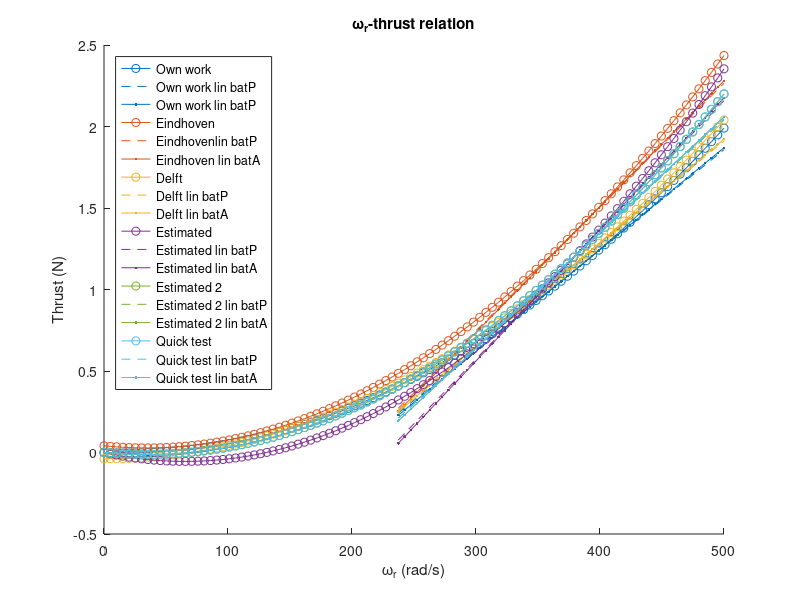
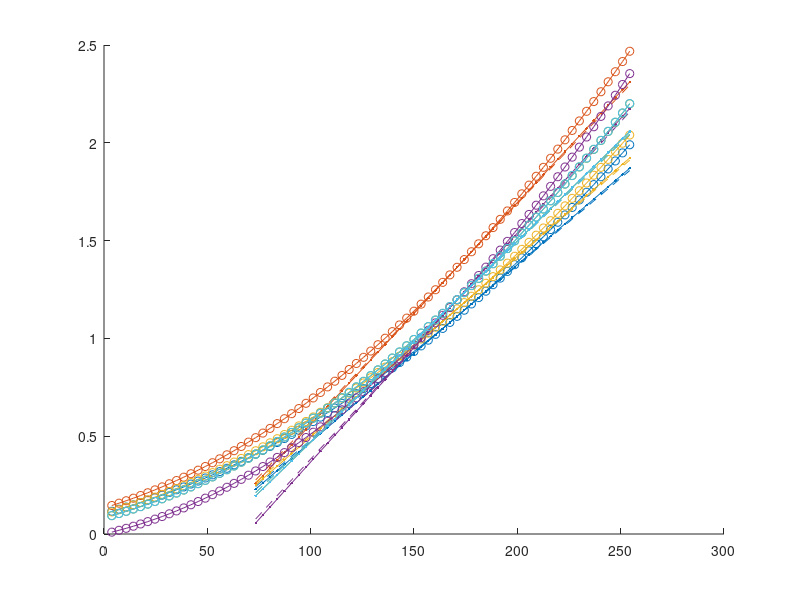

MATLAB code to generate these figures, in order: (Note: this script raises an error after producing the figures.)
%% Initialization
clear;
close all;
clc;


%% Set average PWM at equilibrium
% Parrot battery
% pwmEqBatP = 169.5916; %exp at home
pwmEqBatP = 169.0612; %exp in the lab

% Akku-King battery
% pwmEqBatA = 171.4937; %exp at home
pwmEqBatA = 172.9070; %exp in the lab


%% Set constant coefficients
g = 9.81;
cM1 = 3.7;
cM2 = 130.9;
cA1 = cM1/2.55;
cA2 = cM2;

% Parrot battery mass
mBatP = 0.481;

% Akku-King battery mass
mBatA = 0.497;


%% Determine coefficients of own work
% Set average omegaR-thrust coefficients
cTO = [8.6e-6;
       -3.2e-4;
       0];

% Derive average PWM-thrust coefficients
cTPO = [cTO(1)*cA1^2;
        2*cTO(1)*cA1*cA2 + cTO(2)*cA1;
        cTO(1)*cA2^2 + cTO(2)*cA2 + cTO(3)];


%% Determine coefficients of Eindhoven thesis
% Given coefficients
cM  = [3.7503, 132.7387;
       3.7123, 131.5018;
       3.6891, 130.7137;
       3.7380, 132.2209];
cME = mean(cM);

% Set average PWM-thrust coefficients
cTP  = [1.5618e-4, 1.0395e-2, 0.13894;
        1.8150e-4, 8.7242e-3, 0.14425;
        1.3478e-4, 7.3295e-3, 0.11698;
        1.4306e-4, 5.7609e-3, 0.13362];
cTPE = mean(cTP)';

% Derive average omegaR-thrust coefficients
cT1Avg = cTPE(1)/cME(1)^2;
cT2Avg = -2*cME(2)*cTPE(1)/cME(1)^2 + cTPE(2)/cME(1);
cT3Avg = cTPE(1)*cME(2)^2/cME(1)^2 - ...
         cME(2)*cTPE(2)/cME(1) + cTPE(3);
cTE    = [cT1Avg;cT2Avg;cT3Avg];

% Take care of PWM range [0-255], instead of [0-100]
cTPE = cTPE./[2.55^2;2.55;1];


%% Determine coefficients of Delft thesis
% Set average omegaR-thrust coefficients
cTD = [8.386e-6;
       -3.723e-5;
       -0.03818];

% Derive average PWM-thrust coefficients (assuming same cAs as in own work)
cTPD = [cTD(1)*cA1^2;
        2*cTD(1)*cA1*cA2 + cTD(2)*cA1;
        cTD(1)*cA2^2 + cTD(2)*cA2 + cTD(3)];


%% Estimate coefficients using ground and hovering constraint
% Solve for thrust coefficients for 1 rotor (assuming rotors are the same)
% Parrot battery
cP = zeros(2,2);
cP(1,1) = cA2^2;
cP(1,2) = cA2;
cP(2,1) = cA1^2*pwmEqBatP^2 + 2*cA1*cA2*pwmEqBatP + cA2^2;
cP(2,2) = cA1*pwmEqBatP + cA2;
cTP = cP\[0;mBatP*g/4];

% Akku-King battery
cA = zeros(2,2);
cA(1,1) = cA2^2;
cA(1,2) = cA2;
cA(2,1) = cA1^2*pwmEqBatA^2 + 2*cA1*cA2*pwmEqBatA + cA2^2;
cA(2,2) = cA1*pwmEqBatA + cA2;
cTA = cA\[0;mBatA*g/4];

% Derive average omegaR-thrust coefficients
cTEs = [mean([cTP,cTA],2);0];
cT1 = cTEs(1);
cT2 = cTEs(2);

% Derive average PWM-thrust coefficients
cTPEs = [cT1*cA1^2;
         2*cT1*cA1*cA2 + cT2*cA1;
         cT1*cA2^2 + cT2*cA2 + cTEs(3)];


%% Estimate coefficients using 2 hovering constraints
cH(1,1) = cA1^2*pwmEqBatP^2 + 2*cA1*cA2*pwmEqBatP + cA2^2;
cH(1,2) = cA1*pwmEqBatP + cA2;
cH(2,1) = cA1^2*pwmEqBatA^2 + 2*cA1*cA2*pwmEqBatA + cA2^2;
cH(2,2) = cA1*pwmEqBatA + cA2;
cTH = cH\[mBatP*g/4;mBatA*g/4];

% Derive average omegaR-thrust coefficients
cTEs2 = [cTH;0];
cT1 = cTEs2(1);
cT2 = cTEs2(2);

% Derive average PWM-thrust coefficients
cTPEs2 = [cT1*cA1^2;
          2*cT1*cA1*cA2 + cT2*cA1;
          cT1*cA2^2 + cT2*cA2 + cTEs2(3)];


%% Adjustable coefficients for tests
cTTest = [1.021e-5;
          -7.037e-4;
          0];

cTPTest = [cTTest(1)*cA1^2;
           2*cTTest(1)*cA1*cA2 + cTTest(2)*cA1;
           cTTest(1)*cA2^2 + cTTest(2)*cA2 + cTTest(3)];


%% Create coefficients vectors
%  [Own work, Eindhoven thesis, Delft thesis, Estimated using ground and
%   hovering constraint, Estimated using 2 hovering constraints, test]
cT  = [cTO,cTE,cTD,cTEs,cTEs2,cTTest];
cTP = [cTPO,cTPE,cTPD,cTPEs,cTPEs2,cTPTest];


%% Plot omegaR-thrust curve of different sources
% Set omegaR range
omegaR = linspace(0,500)';

% Determine nonlinear omegaR-thrust relation
T = [omegaR.^2,omegaR,ones(length(omegaR),1)]*cT;

% Linearize omegaR-thrust relation around batP and batA hovering equilibria
omegaRLinMin = 235;
omegaRLinMax = 500;
[~,startSample] = min(abs(omegaR-omegaRLinMin));
[~,endSample] = min(abs(omegaR-omegaRLinMax));
omegaRLin = omegaR(startSample:endSample);

omegaRHoverBatP = cA1*pwmEqBatP+cA2;
TLinBatP = omegaRLin*[2*omegaRHoverBatP,1]*cT(1:2,:) + ...
         [-omegaRHoverBatP^2,1]*cT([1,3],:);

omegaRHoverBatA = cA1*pwmEqBatA+cA2;
TLinBatA = omegaRLin*[2*omegaRHoverBatA,1]*cT(1:2,:) + ...
         [-omegaRHoverBatA^2,1]*cT([1,3],:);

% Plot
cP = [0,      0.4470, 0.7410;
      0.8500, 0.3250, 0.0980;
      0.9290, 0.6940, 0.1250;
      0.4940, 0.1840, 0.5560;
      0.4660, 0.6740, 0.1880;
      0.3010, 0.7450, 0.9330;
      0.6350, 0.0780, 0.1840];

figure('Name','Nonlinear and linear thrust curves');
hold on;
for i = 1:size(T,2)
    plot(omegaR,T(:,i),'-o','Color',cP(i,:));
    plot(omegaRLin,TLinBatP(:,i),'--','Color',cP(i,:));
    plot(omegaRLin,TLinBatA(:,i),'.-','Color',cP(i,:));
end
legend('Own work','Own work lin batP','Own work lin batP',...
       'Eindhoven','Eindhovenlin batP','Eindhoven lin batA',...
       'Delft','Delft lin batP','Delft lin batA',...
       'Estimated','Estimated lin batP','Estimated lin batA',...
       'Estimated 2','Estimated 2 lin batP','Estimated 2 lin batA',...
       'Quick test','Quick test lin batP','Quick test lin batA',...
       'location','northwest');
xlabel('\omega_r (rad/s)');
ylabel('Thrust (N)');
title('\omega_r-thrust relation');


%% Plot PWM-thrust curve of different sources
% Create PWM range
% PWM 1 from AR.Drone 2.0 is greater than PWM 0.2 from MATLAB toolbox
pwmMin = 1;
omegaRMin = cA1*pwmMin + cA2;
[~,startIdx] = min(abs(omegaR - omegaRMin));
if omegaR(startIdx) < omegaRMin
    startIdx = startIdx + 1;
end
pwm = (omegaR(startIdx:end) - cA2)/cA1;

% Create PWM-thrust data
pT = [pwm.^2,pwm,ones(length(pwm),1)]*cTP;

% Create linearized PWM polynomial data
pwmLinMin = (omegaRLinMin - cA2)/cA1;
pwmLinMax = (omegaRLinMax - cA2)/cA1;
[~,startSample] = min(abs(pwm-pwmLinMin));
[~,endSample] = min(abs(pwm-pwmLinMax));
pwmLin = pwm(startSample:endSample);

pTLinBatP = pwmLin*[2*pwmEqBatP,1]*cTP(1:2,:) + ...
         [-pwmEqBatP^2,1]*cTP([1,3],:);

pTLinBatA = pwmLin*[2*pwmEqBatA,1]*cTP(1:2,:) + ...
         [-pwmEqBatA^2,1]*cTP([1,3],:);

% Create PWM-thrust and linearization data for Eindhoven thesis
% pwmE = pwm/2.55;
% pwmLinE = pwmLin/2.55;
% pTE = [pwmE.^2,pwmE,ones(length(pwmE),1)]*cTPE;
% 
% pTLinBatPE = pwmLinE*[2*pwmEqBatP/2.55,1]*cTPE(1:2) + ...
%          [-(pwmEqBatP/2.55)^2,1]*cTPE([1,3]);
% 
% pTLinBatAE = pwmLinE*[2*pwmEqBatA/2.55,1]*cTPE(1:2) + ...
%          [-(pwmEqBatA/2.55)^2,1]*cTPE([1,3]);

% Plot
figure('Name','Nonlinear and linear thrust curves per PWM value');
hold on;
for i = 1:size(pT,2)
    plot(pwm,pT(:,i),'-o','Color',cP(i,:));
    plot(pwmLin,pTLinBatP(:,i),'--','Color',cP(i,:));
    plot(pwmLin,pTLinBatA(:,i),'.-','Color',cP(i,:));
end
xline(pwmEqBatP);
yline(mBatP*g/4);
xline(pwmEqBatA);
yline(mBatA*g/4);
legend('Own work','Own work lin batP','Own work lin batP',...
       'Eindhoven','Eindhoven lin batP','Eindhoven lin batA',...
       'Delft','Delft lin batP','Delft lin batA',...
       'Estimated','Estimated lin batP','Estimated lin batA',...
       'Estimated 2','Estimated 2 lin batP','Estimated 2 lin batA',...
       'Quick test','Quick test lin batP','Quick test lin batA',...
       'location','northwest');
xlabel('AR.Drone 2.0 PWM (-)');
ylabel('Thrust (N)');
title('PWM-thrust relation');


%% Shift up identified omegaR-thrust curve
